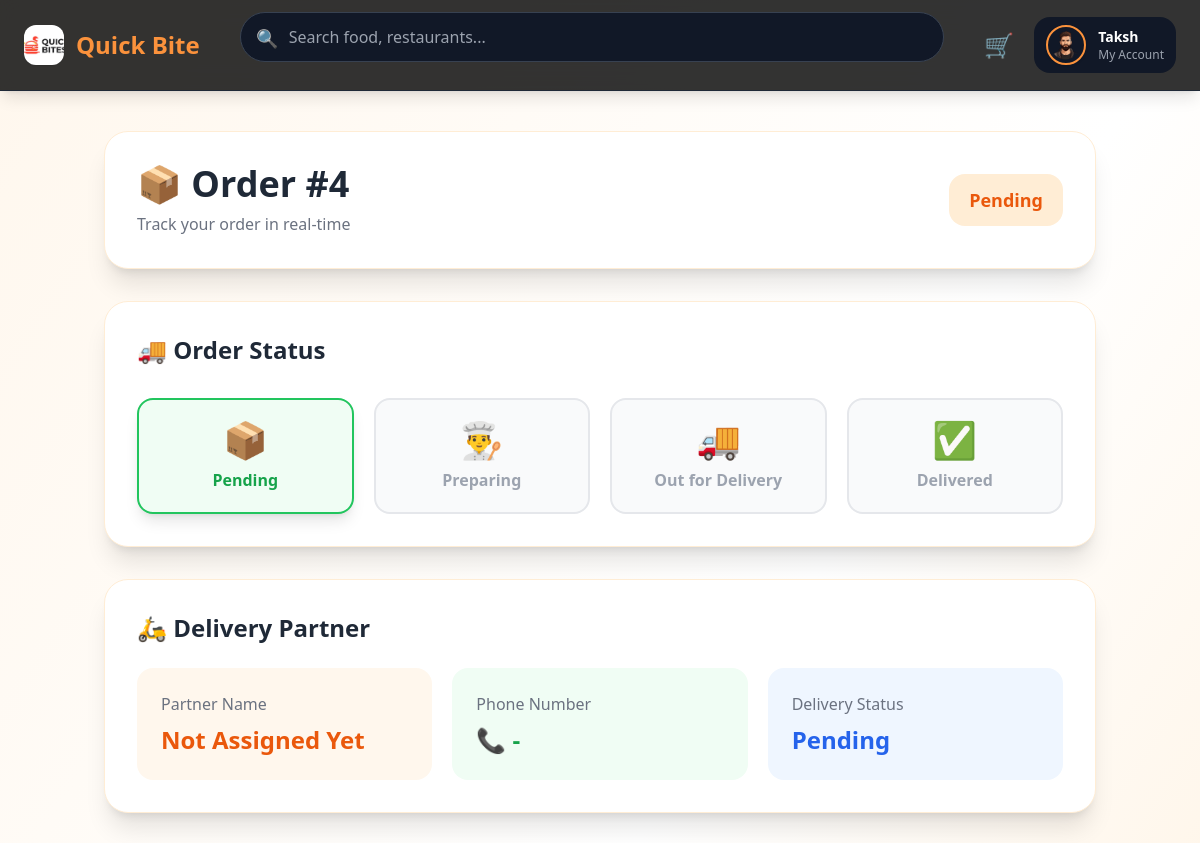
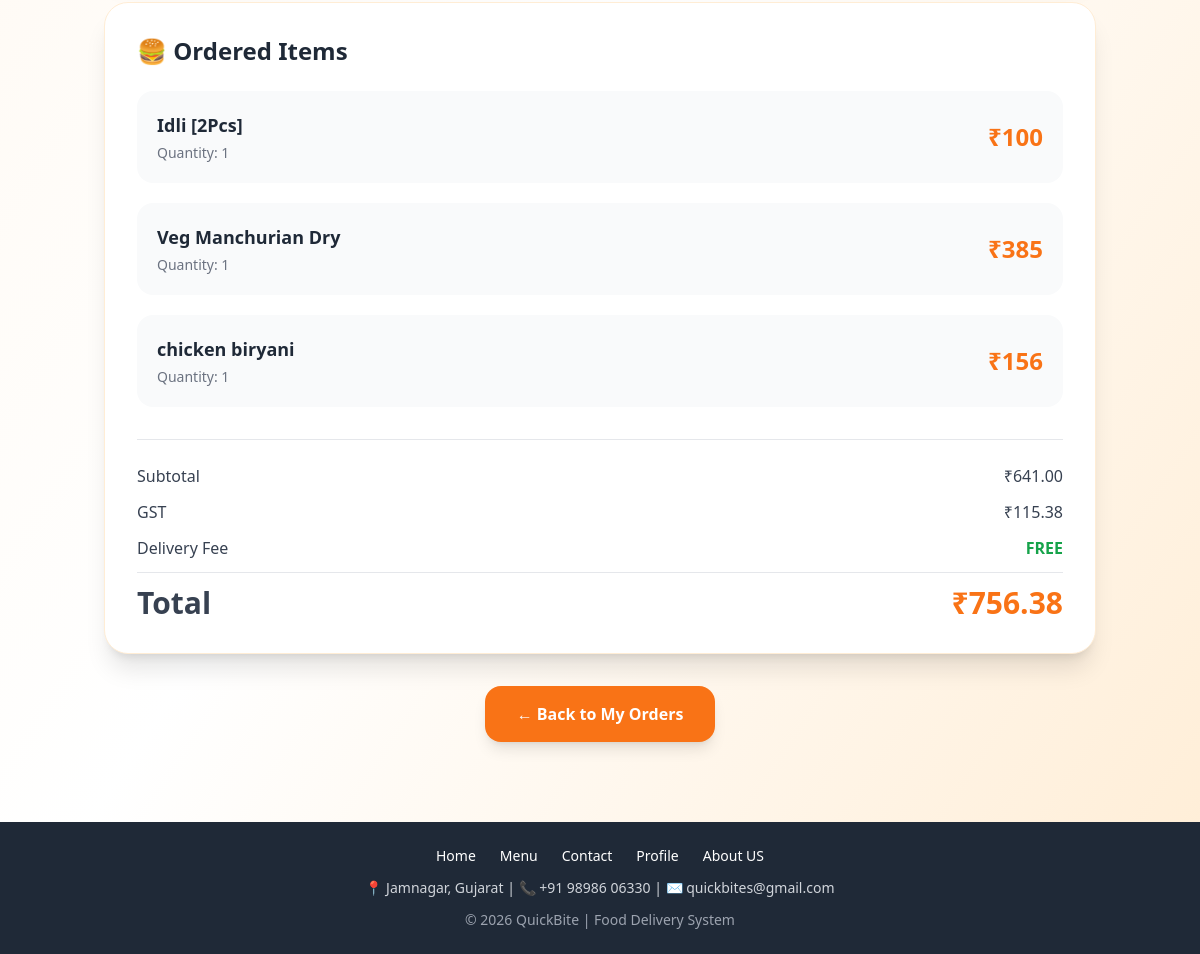
The app's page /order_details.php?id=4 (signed in) with its own data (2 pictures, top to bottom).
### tables this page shows
CREATE TABLE `settings` (
  `id` int(11) NOT NULL DEFAULT 1,
  `site_name` varchar(100) DEFAULT NULL,
  `logo` varchar(255) DEFAULT NULL,
  `contact_email` varchar(100) DEFAULT NULL,
  `contact_phone` varchar(20) DEFAULT NULL
);

CREATE TABLE `users` (
  `user_id` int(11) NOT NULL,
  `name` varchar(100) DEFAULT NULL,
  `email` varchar(100) DEFAULT NULL,
  `password` varchar(255) DEFAULT NULL,
  `phone` varchar(15) DEFAULT NULL,
  `address` text DEFAULT NULL,
  `created_at` timestamp NOT NULL DEFAULT current_timestamp(),
  `status` enum('active','blocked') DEFAULT 'active',
  `image` varchar(255) DEFAULT NULL
);

CREATE TABLE `orders` (
  `order_id` int(11) NOT NULL,
  `user_id` int(11) DEFAULT NULL,
  `total_amount` decimal(10,2) DEFAULT NULL,
  `order_status` enum('pending','confirmed','preparing','out_for_delivery','delivered','cancelled') DEFAULT 'pending',
  `payment_method` enum('COD','ONLINE') DEFAULT NULL,
  `payment_status` enum('pending','paid') DEFAULT 'pending',
  `order_date` timestamp NOT NULL DEFAULT current_timestamp(),
  `hotel_id` int(11) DEFAULT NULL,
  `created_at` timestamp NOT NULL DEFAULT current_timestamp(),
  `gst` decimal(10,2) DEFAULT NULL,
  `grand_total` decimal(10,2) DEFAULT NULL,
  `address` text DEFAULT NULL
);

CREATE TABLE `order_items` (
  `order_item_id` int(11) NOT NULL,
  `order_id` int(11) DEFAULT NULL,
  `food_id` int(11) DEFAULT NULL,
  `name` varchar(150) DEFAULT NULL,
  `quantity` int(11) DEFAULT NULL,
  `price` decimal(10,2) DEFAULT NULL,
  `variant` varchar(100) DEFAULT NULL,
  `created_at` timestamp NOT NULL DEFAULT current_timestamp()
);

### order_details.php (the view, shortened to what this page needs)
<?php
include("db.php");
include("assets/navbar.php");
$order_id = $_GET['id'] ?? 0;
$order = mysqli_fetch_assoc(mysqli_query($conn,"
SELECT * FROM orders
WHERE order_id='$order_id'
"));
$items = mysqli_query($conn,"
SELECT * FROM order_items
WHERE order_id='$order_id'
");
$delivery = mysqli_fetch_assoc(mysqli_query($conn,"
SELECT
    delivery_id,
    order_id,
    admin_id,
    delivery_partner_name,
    delivery_partner_phone,
    status,
    updated_at
FROM admin_delivery
WHERE order_id='$order_id'
ORDER BY delivery_id DESC
LIMIT 1
"));
if(!$delivery){
    $delivery = [
        'delivery_partner_name' => 'Not Assigned Yet',
        'delivery_partner_phone' => '-',
        'status' => 'Pending'
    ];
}
?>
<!DOCTYPE html>
<html>
<head>
<script src="https://cdn.tailwindcss.com"></script>
</head>
<body class="bg-gradient-to-br from-orange-50 via-white to-orange-100 min-h-screen">
<div class="max-w-5xl mx-auto px-4 py-10">
<div class="bg-white rounded-3xl shadow-xl p-8 mb-8 border border-orange-100">
<div class="flex flex-col md:flex-row md:items-center md:justify-between gap-4">
<div>
<h1 class="text-4xl font-extrabold text-gray-800">
📦 Order #<?php echo $order_id; ?>
</h1>
<p class="text-gray-500 mt-2">
Track your order in real-time
</p>
</div>
<div class="bg-orange-100 text-orange-600 px-5 py-3 rounded-2xl font-bold text-lg">
<?php echo ucfirst($order['order_status']); ?>
</div>
</div>
</div>
<div class="bg-white rounded-3xl shadow-xl p-8 mb-8 border border-orange-100">
<h2 class="text-2xl font-bold text-gray-800 mb-8">
🚚 Order Status
</h2>
<?php
$status = strtolower($order['order_status']);
?>
<div class="grid grid-cols-2 md:grid-cols-4 gap-5">
<div class="rounded-2xl p-5 text-center border-2
<?php echo (
$status == 'pending' ||
$status == 'preparing' ||
$status == 'out for delivery' ||
$status == 'delivered'
)
? 'bg-green-50 border-green-500 text-green-600 shadow-lg'
: 'bg-gray-50 border-gray-200 text-gray-400';
?>">
<div class="text-4xl mb-2">
📦
</div>
<p class="font-bold">
Pending
</p>
</div>
<div class="rounded-2xl p-5 text-center border-2
<?php echo (
$status == 'preparing' ||
$status == 'out for delivery' ||
$status == 'delivered'
)
? 'bg-green-50 border-green-500 text-green-600 shadow-lg'
: 'bg-gray-50 border-gray-200 text-gray-400';
?>">
<div class="text-4xl mb-2">
👨‍🍳
</div>
<p class="font-bold">
Preparing
</p>
</div>
<div class="rounded-2xl p-5 text-center border-2
<?php echo (
$status == 'out for delivery' ||
$status == 'delivered'
)
? 'bg-green-50 border-green-500 text-green-600 shadow-lg'
: 'bg-gray-50 border-gray-200 text-gray-400';
?>">
<div class="text-4xl mb-2">
🚚
</div>
<p class="font-bold">
Out for Delivery
</p>
</div>
<div class="rounded-2xl p-5 text-center border-2
<?php echo (
$status == 'delivered'
)
? 'bg-green-50 border-green-500 text-green-600 shadow-lg'
: 'bg-gray-50 border-gray-200 text-gray-400';
?>">
<div class="text-4xl mb-2">
✅
</div>
<p class="font-bold">
Delivered
</p>
</div>
</div>
</div>
<div class="bg-white rounded-3xl shadow-xl p-8 mb-8 border border-orange-100">
<h2 class="text-2xl font-bold text-gray-800 mb-6">
🛵 Delivery Partner
</h2>
<div class="grid md:grid-cols-3 gap-5">
<div class="bg-orange-50 p-6 rounded-2xl">
<p class="text-gray-500 mb-2">
Partner Name
</p>
<h3 class="text-2xl font-bold text-orange-600">
<?php echo $delivery['delivery_partner_name']; ?>
</h3>
</div>
<div class="bg-green-50 p-6 rounded-2xl">
<p class="text-gray-500 mb-2">
Phone Number
</p>
<h3 class="text-2xl font-bold text-green-600">
📞 <?php echo $delivery['delivery_partner_phone']; ?>
</h3>
</div>
<div class="bg-blue-50 p-6 rounded-2xl">
<p class="text-gray-500 mb-2">
Delivery Status
</p>
<h3 class="text-2xl font-bold text-blue-600">
<?php echo ucfirst($delivery['status']); ?>
</h3>
</div>
</div>
</div>
<div class="bg-white rounded-3xl shadow-xl p-8 border border-orange-100">
<h2 class="text-2xl font-bold text-gray-800 mb-6">
🍔 Ordered Items
</h2>
<div class="space-y-5">
<?php
while($i = mysqli_fetch_assoc($items)){
    $sub = $i['price'] * $i['quantity'];
?>
<div class="flex justify-between items-center bg-gray-50 p-5 rounded-2xl">
<div>
<h3 class="font-bold text-lg text-gray-800">
<?php echo $i['name']; ?>
</h3>
<p class="text-gray-500 text-sm mt-1">
Quantity: <?php echo $i['quantity']; ?>
</p>
</div>
<div class="text-right">
<p class="text-2xl font-bold text-orange-500">
₹<?php echo $sub; ?>
</p>
</div>
</div>
<?php } ?>
</div>
<div class="mt-8 border-t pt-6">
<div class="space-y-3 text-gray-700">
<div class="flex justify-between">
<span>Subtotal</span>
<span>₹<?php echo $order['total_amount']; ?></span>
</div>
<div class="flex justify-between">
<span>GST</span>
<span>₹<?php echo $order['gst']; ?></span>
</div>
<div class="flex justify-between">
<span>Delivery Fee</span>
<span class="text-green-600 font-semibold">
FREE
</span>
</div>
<hr>
<div class="flex justify-between text-3xl font-bold">
<span>Total</span>
<span class="text-orange-500">
₹<?php echo $order['grand_total']; ?>
</span>
</div>
</div>
</div>
</div>
<div class="mt-8 text-center">
<a href="orders.php"
class="inline-block bg-orange-500 hover:bg-orange-600 text-white px-8 py-4 rounded-2xl font-bold shadow-lg transition">
← Back to My Orders
</a>
</div>
</div>
<?php include("assets/footer.php"); ?>
</body>
</html>

### assets/navbar.php (shortened to what this page needs)
<?php
include("db.php");
$user_id = $_SESSION['user_id'] ?? 0;
$settings = mysqli_fetch_assoc(mysqli_query($conn,
"SELECT * FROM settings LIMIT 1"
));
$user = null;
if($user_id){
    $user = mysqli_fetch_assoc(mysqli_query($conn,
    "SELECT * FROM users WHERE user_id='$user_id'"
    ));
}
?>
<script src="https://cdn.tailwindcss.com"></script>
<nav class="bg-black/80 backdrop-blur-md text-white sticky top-0 z-50 border-b border-gray-800 shadow-lg">
<div class="max-w-7xl mx-auto px-6 py-3 flex items-center justify-between">
    <a href="index.php"
    class="flex items-center gap-3 text-2xl font-extrabold text-orange-400">
        <?php if(!empty($settings['logo'])){ ?>
            <img src="admin/uploads/<?php echo $settings['logo']; ?>"
            class="h-10 w-10 rounded-xl object-cover shadow">
        <?php } else { ?>
            🍔
        <?php } ?>
        <span>
            <?php echo $settings['site_name'] ?? 'QuickBites'; ?>
        </span>
    </a>
    <form action="home.php"
    class="flex-1 mx-10 hidden lg:block">
        <div class="relative">
            <input
                type="text"
                name="search"
                placeholder="Search food, restaurants..."
                class="w-full pl-12 pr-4 py-3 bg-gray-900 border border-gray-700 rounded-full text-white focus:ring-2 focus:ring-orange-400 outline-none transition">
            <span class="absolute left-4 top-3 text-gray-400 text-lg">
                🔍
            </span>
        </div>
    </form>
    <div class="flex items-center gap-5">
        <a href="cart.php"
        class="relative text-2xl hover:scale-110 transition">
            🛒
        </a>
        <div class="relative hidden md:block">
        <?php if($user_id && $user){ ?>
            <button onclick="toggleDropdown(event)"
            class="flex items-center gap-3 bg-gray-900 hover:bg-gray-800 px-3 py-2 rounded-2xl transition">
                <?php if(!empty($user['image'])){ ?>
                    <img src="uploads/<?php echo $user['image']; ?>"
                    class="h-10 w-10 rounded-full object-cover border-2 border-orange-400 shadow">
                <?php } ?>
                <div class="text-left">
                    <p class="font-semibold text-sm">
                        <?php echo $user['name']; ?>
                    </p>
                    <p class="text-xs text-gray-400">
                        My Account
                    </p>
                </div>
            </button>
        <?php } ?>
        </div>
    </div>
</div>
</nav>

### records on screen
settings: logo (picture), site_name "Quick Bite"
users: image (picture), name "Taksh"
orders: order_status "Pending", total_amount "641.00", gst "115.38", grand_total "756.38"
order_items: name "Idli [2Pcs]", quantity "1", sub "100"
order_items: name "Veg Manchurian Dry", quantity "1", sub "385"
order_items: name "chicken biryani", quantity "1", sub "156"

### other values on screen
$order_id "4"
$delivery['delivery_partner_name'] "Not Assigned Yet"
$delivery['delivery_partner_phone'] "-"
$delivery['status'] "Pending"
